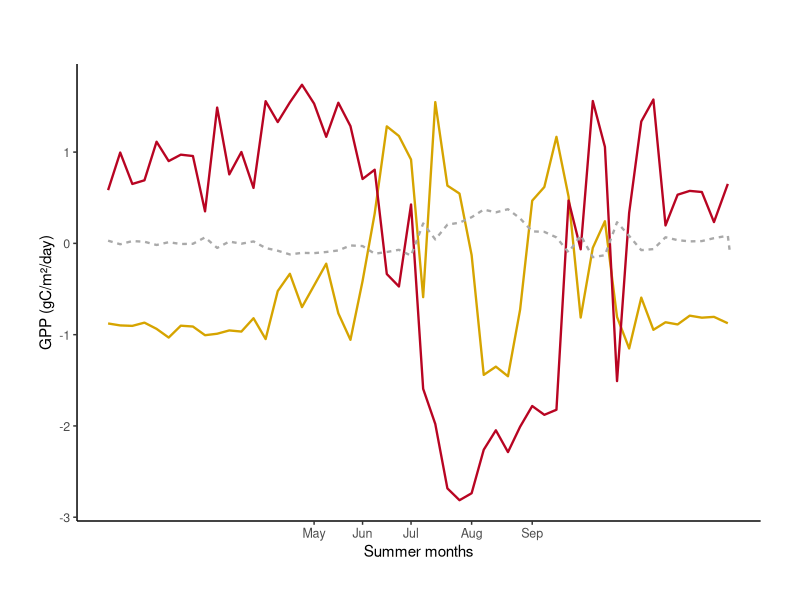
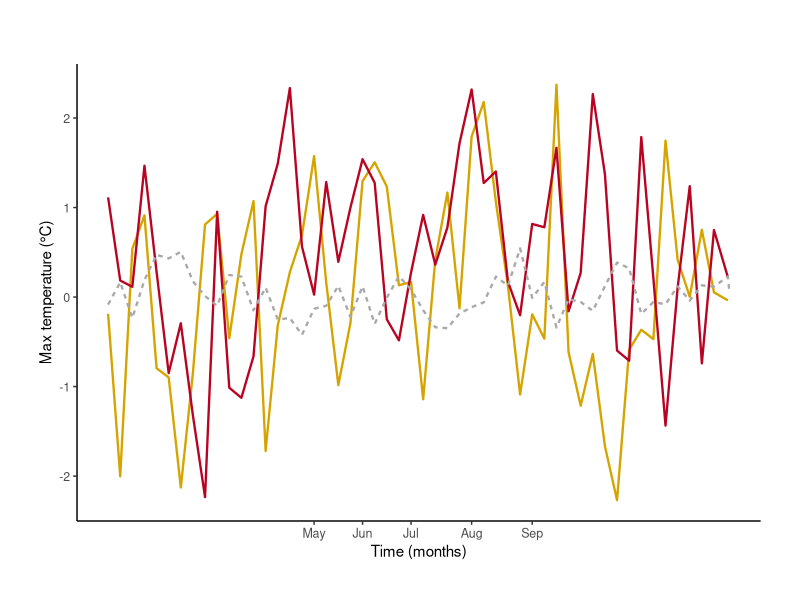
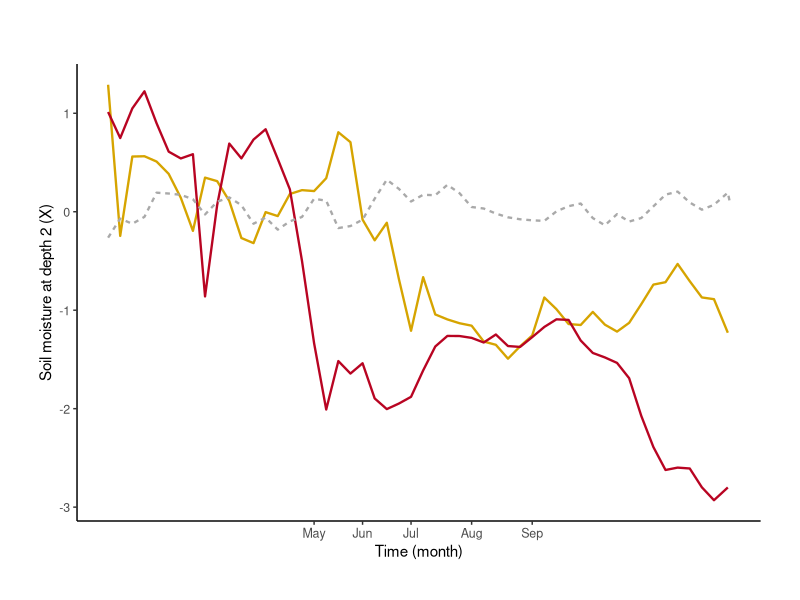
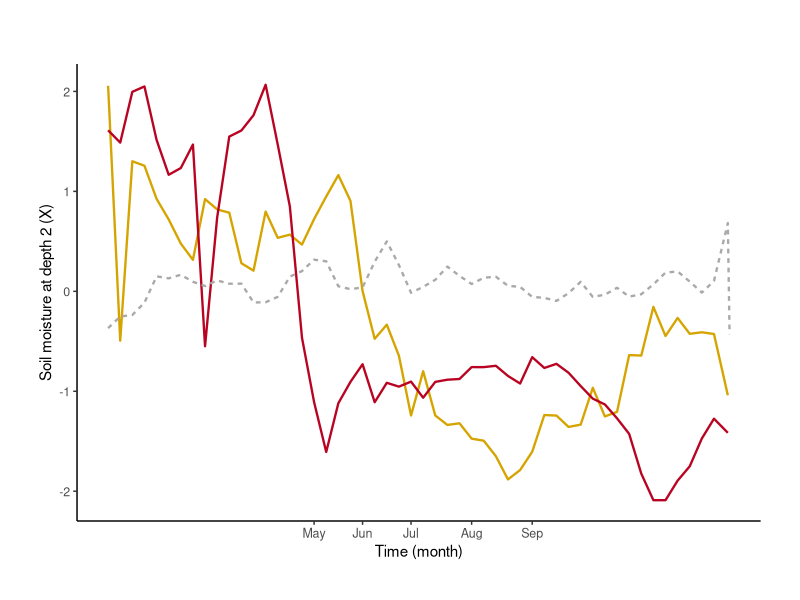
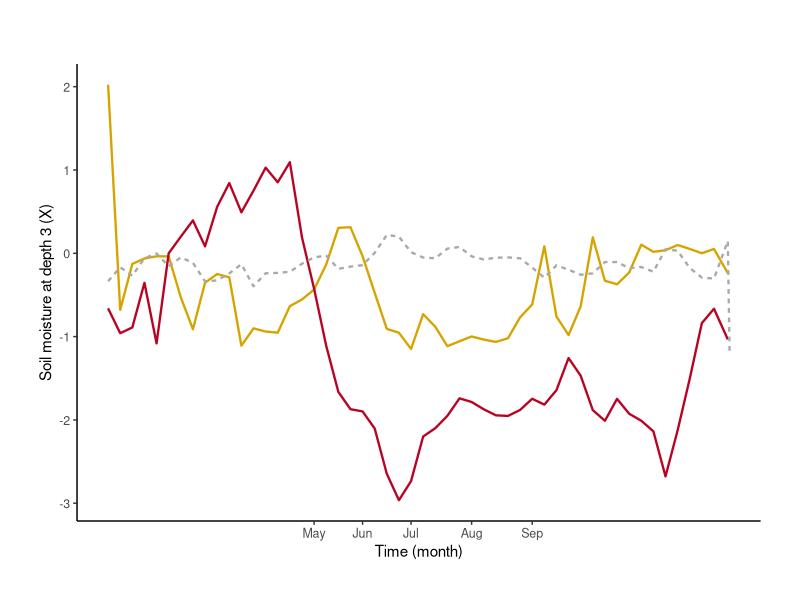
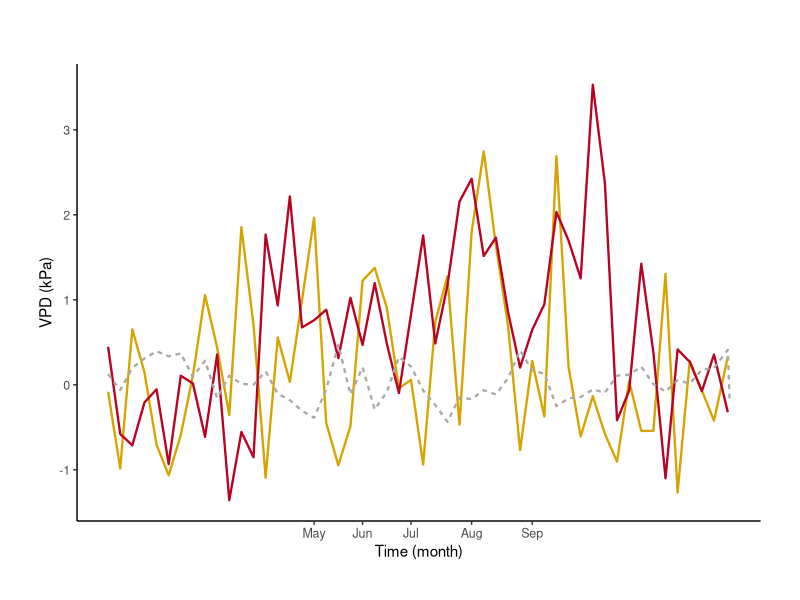
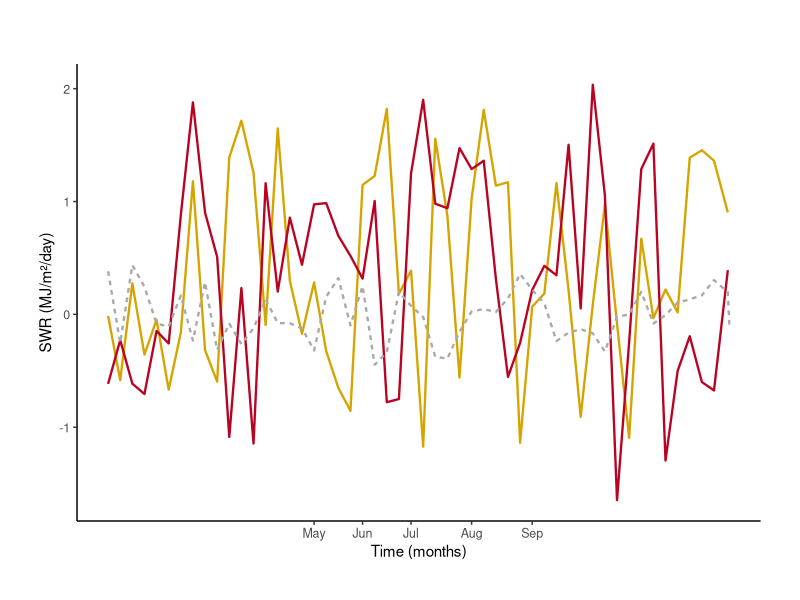

R code for these plots, in order: (Note: this script raises an error after producing the figures.)
#### R script for MODELS in RQ2 ####

# Load libraries
library(dplyr)
library(tidyverse)
library(ggplot2) 

# Load Data
zscores <- read.csv("Data/fullanomalies.csv", header = TRUE)

# Create subset dataframes for drought vs non drought

summer_zscores <- zscores %>%
  filter(week >= 22 & week <= 37)

neg_gpp <- zscores %>%
  filter(gpp_z_scores < 0) # 305 out of 624 are negative

zscores <- zscores %>%
  mutate(condition = ifelse(year %in% c(2003, 2018), "drought", "normal"))

zscores$year_group <- ifelse(zscores$year %in% c(2000, 2001, 2002, 2004, 2005, 2015, 2016, 2017, 2019, 2020), "normal",
                             # ifelse(drivers$year %in% c(2015, 2016, 2017, 2019, 2020), "2015-2020",
                             ifelse(zscores$year %in% c(2003), "2003", 
                                    ifelse(zscores$year %in% c(2018), "2018", NA)))

nondrought <- zscores %>%
  filter(!(year %in% c(2003, 2018)))

nondrought <- nondrought %>%
  group_by(doy) %>%
  mutate(mean_gpp = mean(gpp_z_scores, na.rm = TRUE),
         mean_maxT = mean(temp_z_scores, na.rm = TRUE),
         mean_sm1 = mean(sm1_z_scores, na.rm = TRUE),
         mean_sm2 = mean(sm2_z_scores, na.rm = TRUE),
         mean_sm3 = mean(sm3_z_scores, na.rm = TRUE),
         mean_vpd = mean(vpd_z_scores, na.rm = TRUE),
         mean_swr = mean(swr_z_scores, na.rm = TRUE)) %>%
  ungroup()

drought1 <- zscores %>%
  filter((year %in% c(2003, 2018)))

drought1 <- drought1 %>%
  group_by(year) %>%
  mutate(mean_maxT = temp_z_scores, mean_gpp = gpp_z_scores, mean_sm1 = sm1_z_scores, mean_sm2 = sm2_z_scores, mean_sm3 = sm3_z_scores, mean_vpd = vpd_z_scores, mean_swr = swr_z_scores) %>%
  ungroup()

new <- rbind(drought1, nondrought)

#### Timeseries plots of z-scores ####
palette_anomalies <- c("#D6A400", "#B80422", "darkgrey")

gpp_plotz <- ggplot(new, aes(x = doy, y = mean_gpp, group = year_group, colour = year_group, linetype = condition)) +
  geom_line(size = 0.8) +
  labs(title = "",
       x = "Summer months",
       y = "GPP (gC/m²/day)",
       colour = "Year:") +
  scale_colour_manual(values = palette_anomalies) +
  #scale_shape_manual() + 
  theme(legend.position = "none", panel.background = element_blank(), axis.line = element_line(colour = "black"), 
        plot.title = element_text(size=12, hjust=0.5),
        axis.title = element_text(size=11),
        axis.text = element_text(size=9),
        legend.title = element_text(size = 11, face = "bold", ),
        legend.text = element_text(size = 11),
        plot.margin = margin(1, 1, 1, 1, "cm")) +
  scale_x_continuous(breaks = c(126, 154, 182, 217, 252), 
                     labels = c("May", "Jun", "Jul", "Aug", "Sep"))

plot(gpp_plotz)

maxT_plotz <- ggplot(new, aes(x = doy, y = mean_maxT, group = year_group, colour = year_group, linetype = condition)) +
  geom_line(size = 0.8) +
  labs(title = "",
       x = "Time (months)",
       y = "Max temperature (°C)",
       colour = "Year:") +
  scale_colour_manual(values = palette_anomalies) +
  #scale_shape_manual() + 
  theme(legend.position = "none", panel.background = element_blank(), axis.line = element_line(colour = "black"), 
        plot.title = element_text(size=12, hjust=0.5),
        axis.title = element_text(size=11),
        axis.text = element_text(size=9),
        legend.title = element_text(size = 11, face = "bold", ),
        legend.text = element_text(size = 11),
        plot.margin = margin(1, 1, 1, 1, "cm")) +
  scale_x_continuous(breaks = c(126, 154, 182, 217, 252), 
                     labels = c("May", "Jun", "Jul", "Aug", "Sep"))

plot(maxT_plotz)

sm1_plotz <- ggplot(new, aes(x = doy, y = mean_sm1, group = year_group, colour = year_group, linetype = condition)) +
  geom_line(size = 0.8) +
  labs(title = "",
       x = "Time (month)",
       y = "Soil moisture at depth 2 (X)",
       colour = "Year:") +
  scale_colour_manual(values = palette_anomalies) +
  #scale_shape_manual() + 
  theme(legend.position = "none", panel.background = element_blank(), axis.line = element_line(colour = "black"), 
        plot.title = element_text(size=12, hjust=0.5),
        axis.title = element_text(size=11),
        axis.text = element_text(size=9),
        legend.title = element_text(size = 11, face = "bold", ),
        legend.text = element_text(size = 11),
        plot.margin = margin(1, 1, 1, 1, "cm")) +
  scale_x_continuous(breaks = c(126, 154, 182, 217, 252), 
                     labels = c("May", "Jun", "Jul", "Aug", "Sep"))

plot(sm1_plotz)



sm2_plotz <- ggplot(new, aes(x = doy, y = mean_sm2, group = year_group, colour = year_group, linetype = condition)) +
  geom_line(size = 0.8) +
  labs(title = "",
       x = "Time (month)",
       y = "Soil moisture at depth 2 (X)",
       colour = "Year:") +
  scale_colour_manual(values = palette_anomalies) +
  #scale_shape_manual() + 
  theme(legend.position = "none", panel.background = element_blank(), axis.line = element_line(colour = "black"), 
        plot.title = element_text(size=12, hjust=0.5),
        axis.title = element_text(size=11),
        axis.text = element_text(size=9),
        legend.title = element_text(size = 11, face = "bold", ),
        legend.text = element_text(size = 11),
        plot.margin = margin(1, 1, 1, 1, "cm")) +
  scale_x_continuous(breaks = c(126, 154, 182, 217, 252), 
                     labels = c("May", "Jun", "Jul", "Aug", "Sep"))

plot(sm2_plotz)

sm3_plotz <- ggplot(new, aes(x = doy, y = mean_sm3, group = year_group, colour = year_group, linetype = condition)) +
  geom_line(size = 0.8) +
  labs(title = "",
       x = "Time (month)",
       y = "Soil moisture at depth 3 (X)",
       colour = "Year:") +
  scale_colour_manual(values = palette_anomalies) +
  #scale_shape_manual() + 
  theme(legend.position = "none", panel.background = element_blank(), axis.line = element_line(colour = "black"), 
        plot.title = element_text(size=12, hjust=0.5),
        axis.title = element_text(size=11),
        axis.text = element_text(size=9),
        legend.title = element_text(size = 11, face = "bold", ),
        legend.text = element_text(size = 11),
        plot.margin = margin(1, 1, 1, 1, "cm")) +
  scale_x_continuous(breaks = c(126, 154, 182, 217, 252), 
                     labels = c("May", "Jun", "Jul", "Aug", "Sep"))

plot(sm3_plotz)


vpd_plotz <- ggplot(new, aes(x = doy, y = mean_vpd, group = year_group, colour = year_group, linetype = condition)) +
  geom_line(size = 0.8) +
  labs(title = "",
       x = "Time (month)",
       y = "VPD (kPa)",
       colour = "Year:") +
  scale_colour_manual(values = palette_anomalies) +
  #scale_shape_manual() + 
  theme(legend.position = "none", panel.background = element_blank(), axis.line = element_line(colour = "black"), 
        plot.title = element_text(size=12, hjust=0.5),
        axis.title = element_text(size=11),
        axis.text = element_text(size=9),
        legend.title = element_text(size = 11, face = "bold", ),
        legend.text = element_text(size = 11),
        plot.margin = margin(1, 1, 1, 1, "cm")) +
  scale_x_continuous(breaks = c(126, 154, 182, 217, 252), 
                     labels = c("May", "Jun", "Jul", "Aug", "Sep"))
plot(vpd_plotz)

swr_plotz <- ggplot(new, aes(x = doy, y = mean_swr, group = year_group, colour = year_group, linetype = condition)) +
  geom_line(size = 0.8) +
  labs(title = "",
       x = "Time (months)",
       y = "SWR (MJ/m²/day)",
       colour = "Year:") +
  scale_colour_manual(values = palette_anomalies) +
  #scale_shape_manual() + 
  theme(legend.position = "none", panel.background = element_blank(), axis.line = element_line(colour = "black"), 
        plot.title = element_text(size=12, hjust=0.5),
        axis.title = element_text(size=11),
        axis.text = element_text(size=9),
        legend.title = element_text(size = 11, face = "bold", ),
        legend.text = element_text(size = 11),
        plot.margin = margin(1, 1, 1, 1, "cm")) +
  scale_x_continuous(breaks = c(126, 154, 182, 217, 252), 
                     labels = c("May", "Jun", "Jul", "Aug", "Sep"))
plot(swr_plotz)







#### Modelling drivers relationship with GPP

# ANOVA
# Combined ANOVA
anova_all <- aov(gpp_z_scores ~ temp_z_scores + sm1_z_scores + sm2_z_scores + sm3_z_scores + vpd_z_scores + swr_z_scores, data = neg_gpp)
summary(anova_all) # no significant effect

anova_maxT <- aov(gpp_z_scores ~ temp_z_scores, data = nondrought)
anova_sm3 <- aov(mod_gpp ~ sm3, data = drought)
anova_vpd <- aov(mod_gpp ~ vpd, data = drought)
anova_swr <- aov(mod_gpp ~ swr, data = drought)
anova_all <- aov(gpp_z_scores ~ temp_z_scores + sm1_z_scores + sm2_z_scores + sm3_z_scores + vpd_z_scores + swr_z_scores, data = nondrought)
summary(anova_all)
summary(anova_maxT)


ggplot()
